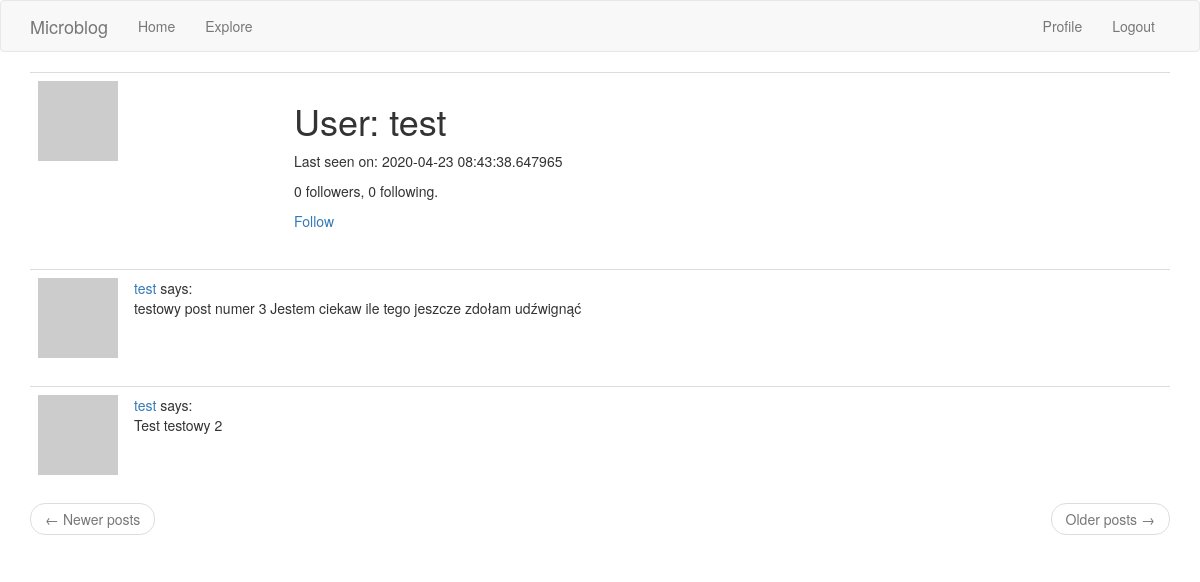
Page /user/test (signed in) on the committed database.
### app/models.py (models this page shows, shortened)
class User(UserMixin, db.Model):
    id = db.Column(db.Integer, primary_key=True)
    username = db.Column(db.String(64), index=True, unique=True)
    email = db.Column(db.String(120), index=True, unique=True)
    password_hash = db.Column(db.String(128))
    posts = db.relationship('Post', backref='author', lazy='dynamic')
    about_me = db.Column(db.String(140))
    last_seen = db.Column(db.DateTime, default=datetime.utcnow)
    followed = db.relationship(
        'User',
        secondary=followers,
        primaryjoin=(followers.c.follower_id == id),
        secondaryjoin=(followers.c.followed_id == id),
        backref=db.backref('followers', lazy='dynamic'),
        lazy='dynamic'
    )
    def avatar(self, size):
        digest = md5(self.email.lower().encode('utf-8')).hexdigest()
        return 'https://www.gravatar.com/avatar/{}?d=robohash&s={}'.format(digest, size)
    def is_following(self, user):
        return self.followed.filter(followers.c.followed_id == user.id).count() > 0

class Post(db.Model):
    id = db.Column(db.Integer, primary_key=True)
    body = db.Column(db.String(140))
    timestamp = db.Column(db.DateTime, index=True, default=datetime.utcnow)
    user_id = db.Column(db.Integer, db.ForeignKey('user.id'))

### app/routes.py (the view)
@app.route('/user/<username>')
@login_required
def user(username):
    user_main = User.query.filter_by(username=username).first_or_404()
    page = request.args.get('page', 1, type=int)
    posts = user_main.posts.order_by(Post.timestamp.desc()).paginate(page, app.config['POSTS_PER_PAGE'], False)
    next_url = url_for('user', username=user_main.username, page=posts.next_num) if posts.has_next else None
    prev_url = url_for('user', username=user_main.username, page=posts.prev_num) if posts.has_prev else None
    return render_template('user.html', user=user_main, posts=posts.items, next_url=next_url, prev_url=prev_url)

### app/models.py (called while the page is built)
@login.user_loader
def load_user(id_user):
    return User.query.get(int(id_user))

### app/routes.py (called while the page is built)
@app.before_request
def before_request():
    if current_user.is_authenticated:
        current_user.last_seen = datetime.utcnow()
        db.session.commit()

### app/templates/user.html (shortened to what this page needs)
{% extends "base.html" %}
{% block app_content %}
    <table class="table table-hover">
        <tr>
            <td width="256px"><img src="{{ user.avatar(256) }}"></td>
            <td>
                <h1>User: {{ user.username }}</h1>
                {% if user.last_seen %}<p>Last seen on: {{ user.last_seen }}</p>{% endif %}
                <p>{{ user.followers.count() }} followers, {{ user.followed.count() }} following.</p>
                {% if user == current_user %}
                <p><a href="{{ url_for('edit_profile') }}">Edit your profile</a></p>
                {% elif not current_user.is_following(user) %}
                <p><a href="{{ url_for('follow', username=user.username) }}">Follow</a></p>
                {% else %}
                <p><a href="{{ url_for('unfollow', username=user.username) }}">Unfollow</a></p>
                {% endif %}
            </td>
        </tr>
    </table>
    {% for post in posts %}
        {% include '_post.html' %}
    {% endfor %}
    <nav aria-label="...">
        <ul class="pager">
            <li class="previous{% if not prev_url %} disabled{% endif %}">
                <a href="{{ prev_url or '#' }}">
                    <span aria-hidden="true">&larr;</span> Newer posts
                </a>
            </li>
            <li class="next{% if not next_url %} disabled{% endif %}">
                <a href="{{ next_url or '#' }}">
                    Older posts <span aria-hidden="true">&rarr;</span>
                </a>
            </li>
        </ul>
    </nav>
{% endblock %}

### app/templates/_post.html
<table class="table table-hover">
    <tr>
        <td width="72px">
            <a href="{{ url_for('user', username=post.author.username) }}">
                <img src="{{ post.author.avatar(72) }}">
            </a>
        </td>
        <td>
            <a href="{{ url_for('user', username=post.author.username) }}">{{ post.author.username }}</a> says:
            <br>{{ post.body }}</td>
    </tr>
</table>

### rows in the picture
User: username "test", last_seen "2020-04-23 08:43:38.647965"
Post: author.username "test", body "testowy post numer 3 Jestem ciekaw ile tego jeszcze zdołam udźwignąć"
Post: author.username "test", body "Test testowy 2"

### other values in the picture
{{ user.followers.count() }} "0"
{{ user.followed.count() }} "0"
